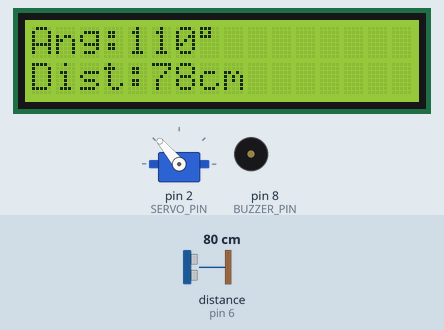
Recording of a sketch running on a simulated Arduino Uno, built with avr-gcc and run on an emulated ATmega328P. Parts: servo, 16×2 character LCD, buzzer (waves = sounding, pin HIGH). Wiring (inferred from the names in the program): ultrasonic range finder: trigger pin 7; echo pin 6. Inputs (shaded band) come from the test bench; at power-on: distance to the obstacle (sensor on pin 6) 80 cm. The echo pulse lasts 58.3 µs per cm; pins used as bus, display or sensor lines are not drawn; what the sketch prints to the serial monitor is not drawn.

Above: at 2.2 s.
2.3 s: distance to the obstacle (sensor on pin 6) set to 250 cm
At 3.29 s:
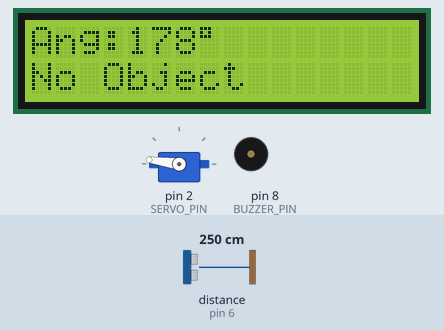
4.6 s: distance to the obstacle (sensor on pin 6) set to 2 cm
At 5.48 s:
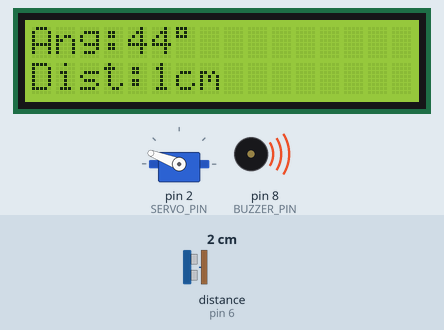
7.1 s: distance to the obstacle (sensor on pin 6) set to 4 cm
At 7.4 s:
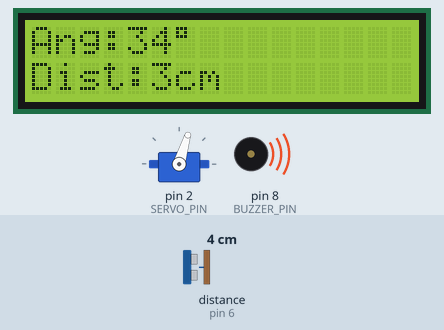
10.0 s: distance to the obstacle (sensor on pin 6) set to 35 cm
At 10.3 s:
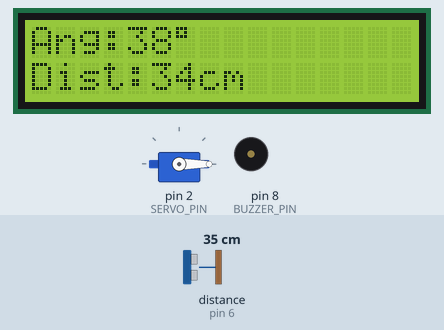
13.0 s: distance to the obstacle (sensor on pin 6) set to 299 cm
At 13.21 s:
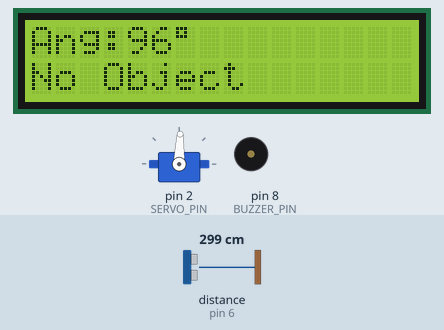
15.4 s: distance to the obstacle (sensor on pin 6) set to 120 cm
At 15.69 s:
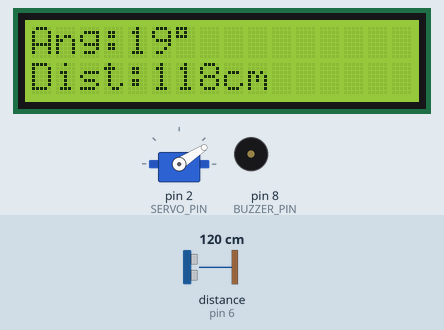
Timing chart, 0 to 19.4 s (numbered marks = the images above; inputs shaded):
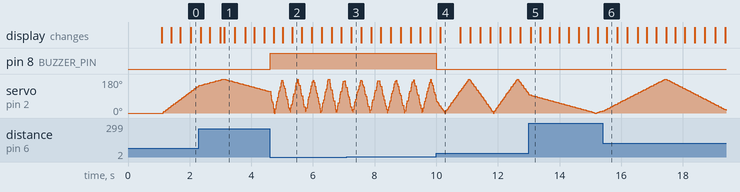

Measured:
- after the input at 2.3 s, the display: first changes after 0.06 s (image 1 shows a later state)
- after the input at 4.6 s, pin 8 (BUZZER_PIN): LOW → HIGH at once; the display: first changes after 0.13 s (image 2 shows a later state)
- after the input at 10.0 s, pin 8 (BUZZER_PIN): HIGH → LOW at once
- after the input at 13.0 s, the display: changes after 0.06 s (image 5)
- after the input at 15.4 s, the display: changes after 0.13 s (image 6)
- by itself, servo on pin 2 (SERVO_PIN): rises from 10° to 180° in 2.0 s, then falls to 16° in 2.0 s

The sketch:

radar_arduino.ino
```cpp
// ================================================================
//  MILITARY RADAR — Arduino MK-V
//  Fast + Sensitive version
//  HC-SR04 + SG90 Servo + LCD I2C + Buzzer
// ================================================================

#include <Servo.h>
#include <Wire.h>
#include <LiquidCrystal_I2C.h>

LiquidCrystal_I2C lcd(0x27, 16, 2);

#define SERVO_PIN   2
#define TRIG_PIN    7
#define ECHO_PIN    6
#define BUZZER_PIN  8

Servo radarServo;

int   angle       = 0;
int   direction   = 1;
int   distance    = 0;

// ── LCD update throttle ──
// LCD بيأخد وقت — منحدثوش كل frame
unsigned long lastLCDUpdate = 0;
const int LCD_INTERVAL = 80;   // ms بين كل update للـ LCD

// ── Buzzer non-blocking ──
unsigned long buzzerOnTime = 0;
bool buzzerState = false;

// ── Alert threshold ──
const int ALERT_DIST = 30;     // cm

// ================================================================
void setup() {
  Serial.begin(115200);         // ← أسرع من 9600 بكتير

  pinMode(TRIG_PIN,   OUTPUT);
  pinMode(ECHO_PIN,   INPUT);
  pinMode(BUZZER_PIN, OUTPUT);

  radarServo.attach(SERVO_PIN);
  radarServo.write(0);

  lcd.init();
  lcd.backlight();
  lcd.setCursor(0, 0);
  lcd.print("  RADAR MK-V  ");
  lcd.setCursor(0, 1);
  lcd.print(" Initializing ");
  delay(1000);
  lcd.clear();
}

// ================================================================
void loop() {
  // ── Move servo one step ──
  radarServo.write(angle);

  // ── Single fast reading (no averaging = faster) ──
  distance = readDistanceFast();

  // ── Send to Processing immediately ──
  Serial.print(angle);
  Serial.print(",");
  Serial.println(distance);

  // ── Buzzer (non-blocking) ──
  handleBuzzer(distance);

  // ── LCD (throttled — not every frame) ──
  unsigned long now = millis();
  if (now - lastLCDUpdate >= LCD_INTERVAL) {
    updateLCD(angle, distance);
    lastLCDUpdate = now;
  }

  // ── Step angle ──
  angle += direction;
  if (angle >= 180) { angle = 180; direction = -1; }
  if (angle <= 0)   { angle = 0;   direction =  1; }

  // ── Minimum delay for servo to physically move ──
  // 3ms per degree is the minimum for SG90
  // No extra delay needed — the sensor reading takes ~3-5ms already
}

// ================================================================
// SINGLE FAST READING — no averaging, short timeout
// ================================================================
int readDistanceFast() {
  digitalWrite(TRIG_PIN, LOW);
  delayMicroseconds(2);
  digitalWrite(TRIG_PIN, HIGH);
  delayMicroseconds(10);
  digitalWrite(TRIG_PIN, LOW);

  // Timeout = 15000µs → max ~255cm (كافي ومش بيضيع وقت)
  long duration = pulseIn(ECHO_PIN, HIGH, 15000);

  if (duration == 0) return 0;

  int d = duration * 0.034 / 2;
  if (d > 400 || d < 1) return 0;
  return d;
}

// ================================================================
// NON-BLOCKING BUZZER
// بدل ما يعمل HIGH/LOW كل frame
// بيعمل beep قصير لما يكتشف
// ================================================================
void handleBuzzer(int dist) {
  unsigned long now = millis();

  if (dist > 0 && dist < ALERT_DIST) {
    if (!buzzerState) {
      digitalWrite(BUZZER_PIN, HIGH);
      buzzerState  = true;
      buzzerOnTime = now;
    }
  } else {
    if (buzzerState && now - buzzerOnTime >= 50) {
      digitalWrite(BUZZER_PIN, LOW);
      buzzerState = false;
    }
  }
}

// ================================================================
// LCD UPDATE — throttled
// ================================================================
void updateLCD(int ang, int dist) {
  // Row 0: Angle
  lcd.setCursor(0, 0);
  lcd.print("Ang:");
  lcd.print(ang);
  lcd.print((char)223);
  lcd.print("        ");   // clear old chars

  // Row 1: Distance
  lcd.setCursor(0, 1);
  if (dist > 0 && dist < 400) {
    lcd.print("Dist:");
    lcd.print(dist);
    lcd.print("cm   ");
  } else {
    lcd.print("No Object    ");
  }
}
```
